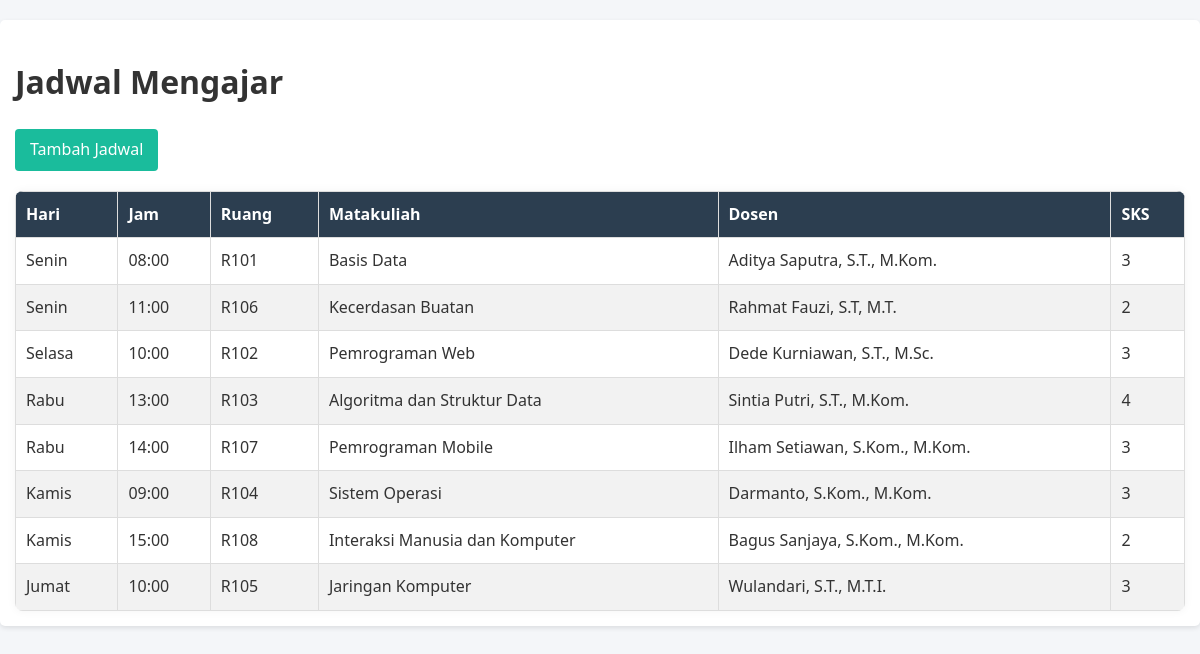
The page /data_akademik/lihat/datajadwalmengajar.php on the database its author committed.
### tables this page shows
CREATE TABLE `jadwalmengajar` (
  `id_jadwal` int(11) NOT NULL,
  `kd_ds` varchar(10) DEFAULT NULL,
  `kd_mk` varchar(10) DEFAULT NULL,
  `hari` varchar(10) DEFAULT NULL,
  `jam` varchar(10) DEFAULT NULL,
  `ruang` varchar(10) DEFAULT NULL
);

CREATE TABLE `matakuliah` (
  `kd_mk` varchar(10) NOT NULL,
  `nama` varchar(100) DEFAULT NULL,
  `sks` int(11) DEFAULT NULL
);

CREATE TABLE `dosen` (
  `kd_ds` varchar(10) NOT NULL,
  `nama` varchar(100) DEFAULT NULL
);

### data_akademik/lihat/datajadwalmengajar.php (the view, shortened to what this page needs)
<?php
include '../includes/db_connect.php';
?>
<!DOCTYPE html>
<html lang="en">
<head>
    <link rel="stylesheet" href="css/style.css">
</head>
<body>
    <div class="data-section">
        <h1>Jadwal Mengajar</h1>
        <a href="../insert/jadwal.php" class="btn">Tambah Jadwal</a>
        <table>
            <thead>
                <tr>
                    <th>Hari</th>
                    <th>Jam</th>
                    <th>Ruang</th>
                    <th>Matakuliah</th>
                    <th>Dosen</th>
                    <th>SKS</th>
                </tr>
            </thead>
            <tbody>
                    <?php
                $sql = "SELECT j.*, m.nama AS matakuliah, m.sks, d.nama AS dosen
                        FROM JadwalMengajar j
                        JOIN Matakuliah m ON j.kd_mk = m.kd_mk
                        JOIN Dosen d ON j.kd_ds = d.kd_ds
                        ORDER BY FIELD(j.hari, 'Senin', 'Selasa', 'Rabu', 'Kamis', 'Jumat', 'Sabtu'), j.jam";
                $result = $conn->query($sql);
                while($row = $result->fetch_assoc()) {
                    echo "<tr>
                        <td>".$row['hari']."</td>
                        <td>".$row['jam']."</td>
                        <td>".$row['ruang']."</td>
                        <td>".$row['matakuliah']."</td>
                        <td>".$row['dosen']."</td>
                        <td>".$row['sks']."</td>
                    </tr>";
                }
                ?>
            </tbody>
        </table>
    </div>
</body>
</html>

### data_akademik/css/style.css (style rules this page uses)
body { font-family: 'Segoe UI', Tahoma, Geneva, Verdana, sans-serif; line-height: 1.6; margin: 0; padding: 0; background-color: #f4f6f9; color: #333; }
table { width: 100%; border-collapse: collapse; margin-top: 2rem; border-radius: 8px; overflow: hidden; box-shadow: 0 0 10px rgba(0,0,0,0.05); }
th, td { padding: 12px 16px; text-align: left; border-bottom: 1px solid #ddd; }
th { background-color: #34495e; color: white; font-weight: 600; }
tr:nth-child(even) { background-color: #f9f9f9; }
.btn, button { display: inline-block; background: #3498db; color: #fff; padding: 0.6rem 1.2rem; border: none; border-radius: 6px; text-decoration: none; font-size: 1rem; cursor: pointer; transition: background 0.3s ease; }

### data_akademik/lihat/datajadwalmengajar.php (style rules this page uses)
.data-section { margin: 20px 0; padding: 15px; background: white; border-radius: 5px; box-shadow: 0 2px 5px rgba(0,0,0,0.1); }
table { width: 100%; border-collapse: collapse; margin-top: 10px; }
th, td { padding: 10px; border: 1px solid #ddd; text-align: left; }
th { background-color: #2c3e50; color: white; }
tr:nth-child(even) { background-color: #f2f2f2; }
.btn { display: inline-block; padding: 8px 15px; background: #1abc9c; color: white; text-decoration: none; border-radius: 4px; margin-bottom: 10px; }

### rows shown on the page
jadwalmengajar: hari "Senin", jam "08:00", ruang "R101", kd_mk.nama "Basis Data", kd_ds.nama "Aditya Saputra, S.T., M.Kom.", kd_mk.sks "3"
jadwalmengajar: hari "Senin", jam "11:00", ruang "R106", kd_mk.nama "Kecerdasan Buatan", kd_ds.nama "Rahmat Fauzi, S.T, M.T.", kd_mk.sks "2"
jadwalmengajar: hari "Selasa", jam "10:00", ruang "R102", kd_mk.nama "Pemrograman Web", kd_ds.nama "Dede Kurniawan, S.T., M.Sc.", kd_mk.sks "3"
jadwalmengajar: hari "Rabu", jam "13:00", ruang "R103", kd_mk.nama "Algoritma dan Struktur Data", kd_ds.nama "Sintia Putri, S.T., M.Kom.", kd_mk.sks "4"
jadwalmengajar: hari "Rabu", jam "14:00", ruang "R107", kd_mk.nama "Pemrograman Mobile", kd_ds.nama "Ilham Setiawan, S.Kom., M.Kom.", kd_mk.sks "3"
jadwalmengajar: hari "Kamis", jam "09:00", ruang "R104", kd_mk.nama "Sistem Operasi", kd_ds.nama "Darmanto, S.Kom., M.Kom.", kd_mk.sks "3"
jadwalmengajar: hari "Kamis", jam "15:00", ruang "R108", kd_mk.nama "Interaksi Manusia dan Komputer", kd_ds.nama "Bagus Sanjaya, S.Kom., M.Kom.", kd_mk.sks "2"
jadwalmengajar: hari "Jumat", jam "10:00", ruang "R105", kd_mk.nama "Jaringan Komputer", kd_ds.nama "Wulandari, S.T., M.T.I.", kd_mk.sks "3"
